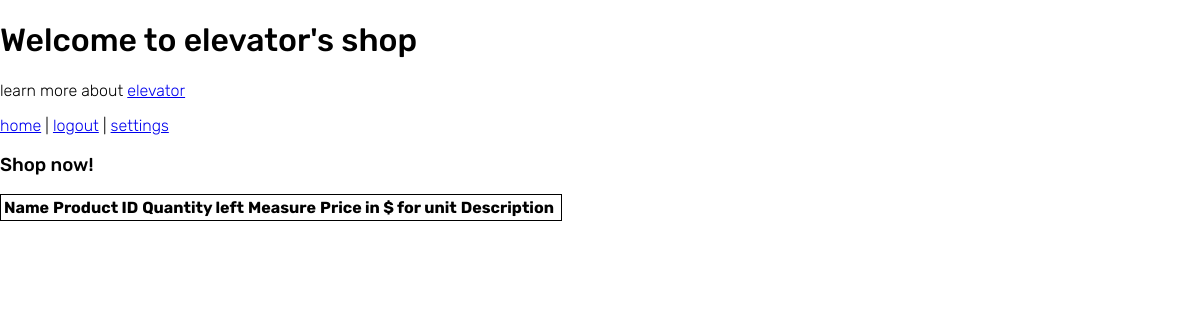
/shop?name=elevator (signed in), run on an earlier commit of the app's database.
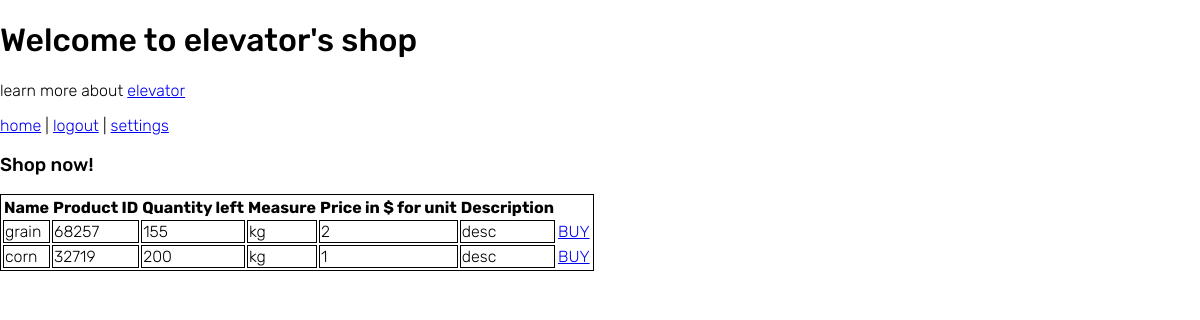
And on a later commit of the database.
### tables this page shows
CREATE TABLE products(elevator_id int, name text, product_id int, quantity_available int, measure varchar(255), price int, description text);

### app.py (the view, shortened to what this page needs)
@app.route('/shop', methods=['GET'])
def shop():
    name = request.args.get('name')
    if 'username' in session:
        con = lite.connect('base.db')
        cur = con.cursor()
        cur.execute(f"SELECT elevator_id from elevators WHERE username='{name}';")
        elevator_id = cur.fetchone()
        cur.close()
        products = getProductList(elevator_id[0])
        return render_template('shop.html', username=name, id=elevator_id[0], loggedin=True, products=products)

### helper.py (called while the page is built)
def getProductList(id):
    con = lite.connect('base.db')
    cur = con.cursor()
    cur.execute(f"SELECT * from products WHERE elevator_id='{id}';")
    result = cur.fetchall()
    if not result:
        result = []
    else:
        result = ['' if x is None else x for x in result]
    cur.close()
    return result

### templates/shop.html (shortened to what this page needs)
<!doctype html>
<head>
  <link rel= "stylesheet" type= "text/css" href= "{{ url_for('static', filename='main.css') }}">
</head>
<h1>Welcome to {{username}}'s shop</h1>
<p>learn more about <a href="{{ url_for('profile', id = id)}}">{{username}}</a></p>
{% if loggedin %}
  <nav>
    <a href="/home">home</a> |
    <a href="/logout">logout</a> |
    <a href="/settings-farmer">settings</a>
  </nav>
{% endif %}
<h3>Shop now!</h3>
<table style="border: 1px solid;">
  <thead>
    <tr>
      <th>Name</th>
      <th>Product ID</th>
      <th>Quantity left</th>
      <th>Measure</th>
      <th>Price in $ for unit</th>
      <th>Description</th>
      <th></th>
    </tr>
  </thead>
  {% for product in products %}
    <tr>
      {% for i in product %}
        {% if loop.index != 1 %}
          <td style="border: 1px solid;">{{i}}</td>
        {% endif %}
      {% endfor %}
      <td><a href="{{ url_for('buy', product_id = product[2], elevator_id = product[0])}}">BUY</a></td>
    </tr>
  {% endfor %}
</table>

What changed in the data, as far as the page shows it:
added products: name "grain", product "68257", product "155" "2", measure "kg", description "desc"
added products: name "corn", product "32719", product "200" "1", measure "kg", description "desc"
